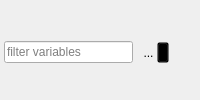
      <widget class="QWidget" name="filterWidget" native="true">
       <property name="styleSheet">
        <string notr="true">QToolButton {
     padding: 1px;
	 border: 1px solid transparent;
	 border-radius: 2px;
     background: transparent;
	height: 14px;
}

QToolButton:hover {
		border: 1px solid  rgba( 92, 163, 255, 20% );
		background-color: rgba( 92, 163, 255, 10% );
}

QToolButton:checked, QToolButton:hover:pressed {
		border: 1px solid  rgba( 92, 163, 255, 50% );
		background-color: rgba( 92, 163, 255, 25% );
}</string>
       </property>
       <layout class="QHBoxLayout" name="horizontalLayout_5">
        <property name="spacing">
         <number>4</number>
        </property>
        <property name="leftMargin">
         <number>4</number>
        </property>
        <property name="topMargin">
         <number>5</number>
        </property>
        <property name="rightMargin">
         <number>4</number>
        </property>
        <property name="bottomMargin">
         <number>0</number>
        </property>
        <item>
         <widget class="QLineEdit" name="filterLineEdit">
          <property name="placeholderText">
           <string>filter variables</string>
          </property>
          <property name="clearButtonEnabled">
           <bool>true</bool>
          </property>
         </widget>
        </item>
        <item>
         <widget class="QToolButton" name="filterToolButton">
          <property name="toolTip">
           <string>Filter variables</string>
          </property>
          <property name="styleSheet">
           <string notr="true">padding-right: 10px;</string>
          </property>
          <property name="text">
           <string>...</string>
          </property>
          <property name="icon">
           <iconset resource="../icons/icons.qrc">
            <normaloff>:/icons/dark/filter.svg</normaloff>:/icons/dark/filter.svg</iconset>
          </property>
          <property name="checkable">
           <bool>true</bool>
          </property>
          <property name="popupMode">
           <enum>QToolButton::ToolButtonPopupMode::MenuButtonPopup</enum>
          </property>
          <property name="toolButtonStyle">
           <enum>Qt::ToolButtonStyle::ToolButtonIconOnly</enum>
          </property>
          <property name="autoRaise">
           <bool>true</bool>
          </property>
         </widget>
        </item>
        <item>
         <widget class="QToolButton" name="tableViewToolButton">
          <property name="toolTip">
           <string>Toggle list view</string>
          </property>
          <property name="styleSheet">
           <string notr="true">text-align:left;</string>
          </property>
          <property name="icon">
           <iconset resource="../icons/icons.qrc">
            <normaloff>:/icons/dark/list.svg</normaloff>:/icons/dark/list.svg</iconset>
          </property>
          <property name="checkable">
           <bool>true</bool>
          </property>
          <property name="autoRaise">
           <bool>true</bool>
          </property>
         </widget>
        </item>
       </layout>
      </widget>
